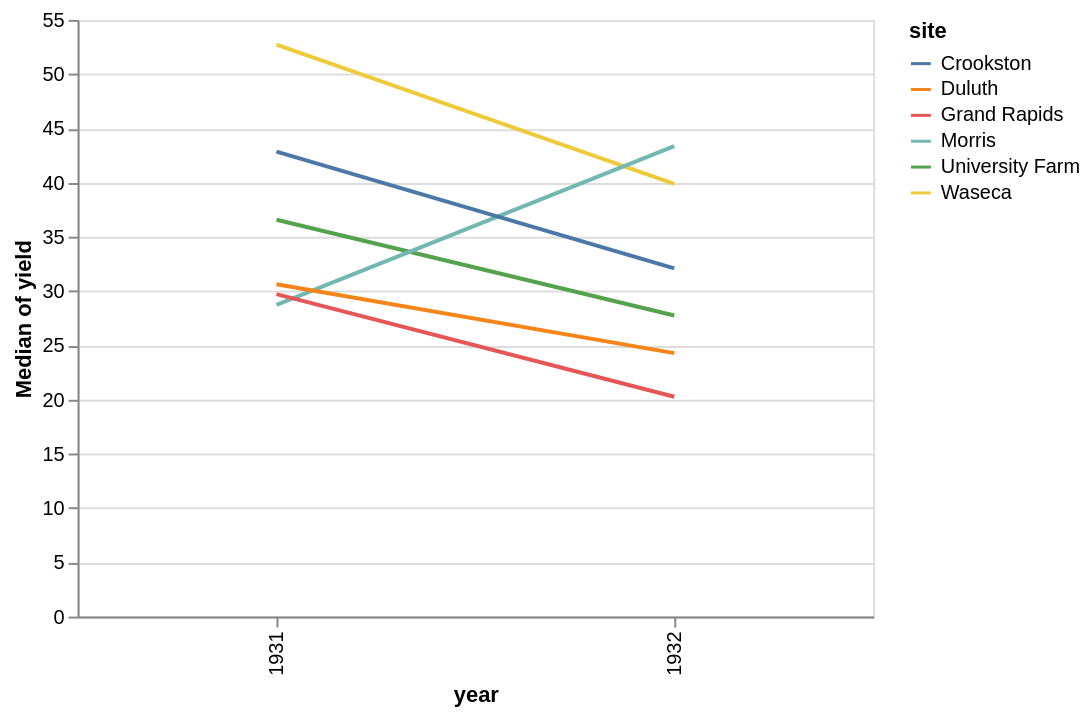

This figure's Vega-Lite source:
### Vega-Lite specification from a JSON file in a GitHub repository (floating-point values rounded to 4 significant figures)
{"config": {"view": {"height": 300, "width": 400}}, "encoding": {"y": {"aggregate": "median", "field": "yield", "type": "quantitative"}, "x": {"field": "year", "type": "nominal"}, "color": {"field": "site", "type": "nominal"}}, "data": {"values": [{"variety": "Manchuria", "yield": 27.0, "site": "University Farm", "year": "1931"}, {"variety": "Manchuria", "yield": 48.87, "site": "Waseca", "year": "1931"}, {"variety": "Manchuria", "yield": 27.43, "site": "Morris", "year": "1931"}, {"variety": "Manchuria", "yield": 39.93, "site": "Crookston", "year": "1931"}, {"variety": "Manchuria", "yield": 32.97, "site": "Grand Rapids", "year": "1931"}, {"variety": "Manchuria", "yield": 28.97, "site": "Duluth", "year": "1931"}, {"variety": "Glabron", "yield": 43.07, "site": "University Farm", "year": "1931"}, {"variety": "Glabron", "yield": 55.2, "site": "Waseca", "year": "1931"}, {"variety": "Glabron", "yield": 28.77, "site": "Morris", "year": "1931"}, {"variety": "Glabron", "yield": 38.13, "site": "Crookston", "year": "1931"}, {"variety": "Glabron", "yield": 29.13, "site": "Grand Rapids", "year": "1931"}, {"variety": "Glabron", "yield": 29.67, "site": "Duluth", "year": "1931"}, {"variety": "Svansota", "yield": 35.13, "site": "University Farm", "year": "1931"}, {"variety": "Svansota", "yield": 47.33, "site": "Waseca", "year": "1931"}, {"variety": "Svansota", "yield": 25.77, "site": "Morris", "year": "1931"}, {"variety": "Svansota", "yield": 40.47, "site": "Crookston", "year": "1931"}, {"variety": "Svansota", "yield": 29.67, "site": "Grand Rapids", "year": "1931"}, {"variety": "Svansota", "yield": 25.7, "site": "Duluth", "year": "1931"}, {"variety": "Velvet", "yield": 39.9, "site": "University Farm", "year": "1931"}, {"variety": "Velvet", "yield": 50.23, "site": "Waseca", "year": "1931"}, {"variety": "Velvet", "yield": 26.13, "site": "Morris", "year": "1931"}, {"variety": "Velvet", "yield": 41.33, "site": "Crookston", "year": "1931"}, {"variety": "Velvet", "yield": 23.03, "site": "Grand Rapids", "year": "1931"}, {"variety": "Velvet", "yield": 26.3, "site": "Duluth", "year": "1931"}, {"variety": "Trebi", "yield": 36.57, "site": "University Farm", "year": "1931"}, {"variety": "Trebi", "yield": 63.83, "site": "Waseca", "year": "1931"}, {"variety": "Trebi", "yield": 43.77, "site": "Morris", "year": "1931"}, {"variety": "Trebi", "yield": 46.93, "site": "Crookston", "year": "1931"}, {"variety": "Trebi", "yield": 29.77, "site": "Grand Rapids", "year": "1931"}, {"variety": "Trebi", "yield": 33.93, "site": "Duluth", "year": "1931"}, {"variety": "No. 457", "yield": 43.27, "site": "University Farm", "year": "1931"}, {"variety": "No. 457", "yield": 58.1, "site": "Waseca", "year": "1931"}, {"variety": "No. 457", "yield": 28.7, "site": "Morris", "year": "1931"}, {"variety": "No. 457", "yield": 45.67, "site": "Crookston", "year": "1931"}, {"variety": "No. 457", "yield": 32.17, "site": "Grand Rapids", "year": "1931"}, {"variety": "No. 457", "yield": 33.6, "site": "Duluth", "year": "1931"}, {"variety": "No. 462", "yield": 36.6, "site": "University Farm", "year": "1931"}, {"variety": "No. 462", "yield": 65.77, "site": "Waseca", "year": "1931"}, {"variety": "No. 462", "yield": 30.37, "site": "Morris", "year": "1931"}, {"variety": "No. 462", "yield": 48.57, "site": "Crookston", "year": "1931"}, {"variety": "No. 462", "yield": 24.93, "site": "Grand Rapids", "year": "1931"}, {"variety": "No. 462", "yield": 28.1, "site": "Duluth", "year": "1931"}, {"variety": "Peatland", "yield": 32.77, "site": "University Farm", "year": "1931"}, {"variety": "Peatland", "yield": 48.57, "site": "Waseca", "year": "1931"}, {"variety": "Peatland", "yield": 29.87, "site": "Morris", "year": "1931"}, {"variety": "Peatland", "yield": 41.6, "site": "Crookston", "year": "1931"}, {"variety": "Peatland", "yield": 34.7, "site": "Grand Rapids", "year": "1931"}, {"variety": "Peatland", "yield": 32.0, "site": "Duluth", "year": "1931"}, {"variety": "No. 475", "yield": 24.67, "site": "University Farm", "year": "1931"}, {"variety": "No. 475", "yield": 46.77, "site": "Waseca", "year": "1931"}, {"variety": "No. 475", "yield": 22.6, "site": "Morris", "year": "1931"}, {"variety": "No. 475", "yield": 44.1, "site": "Crookston", "year": "1931"}, {"variety": "No. 475", "yield": 19.7, "site": "Grand Rapids", "year": "1931"}, {"variety": "No. 475", "yield": 33.07, "site": "Duluth", "year": "1931"}, {"variety": "Wisconsin No. 38", "yield": 39.3, "site": "University Farm", "year": "1931"}, {"variety": "Wisconsin No. 38", "yield": 58.8, "site": "Waseca", "year": "1931"}, {"variety": "Wisconsin No. 38", "yield": 29.47, "site": "Morris", "year": "1931"}, {"variety": "Wisconsin No. 38", "yield": 49.87, "site": "Crookston", "year": "1931"}, {"variety": "Wisconsin No. 38", "yield": 34.47, "site": "Grand Rapids", "year": "1931"}, {"variety": "Wisconsin No. 38", "yield": 31.6, "site": "Duluth", "year": "1931"}, {"variety": "Manchuria", "yield": 26.9, "site": "University Farm", "year": "1932"}, {"variety": "Manchuria", "yield": 33.47, "site": "Waseca", "year": "1932"}, {"variety": "Manchuria", "yield": 34.37, "site": "Morris", "year": "1932"}, {"variety": "Manchuria", "yield": 32.97, "site": "Crookston", "year": "1932"}, {"variety": "Manchuria", "yield": 22.13, "site": "Grand Rapids", "year": "1932"}, {"variety": "Manchuria", "yield": 22.57, "site": "Duluth", "year": "1932"}, {"variety": "Glabron", "yield": 36.8, "site": "University Farm", "year": "1932"}, {"variety": "Glabron", "yield": 37.73, "site": "Waseca", "year": "1932"}, {"variety": "Glabron", "yield": 35.13, "site": "Morris", "year": "1932"}, {"variety": "Glabron", "yield": 26.17, "site": "Crookston", "year": "1932"}, {"variety": "Glabron", "yield": 14.43, "site": "Grand Rapids", "year": "1932"}, {"variety": "Glabron", "yield": 25.87, "site": "Duluth", "year": "1932"}, {"variety": "Svansota", "yield": 27.43, "site": "University Farm", "year": "1932"}, {"variety": "Svansota", "yield": 38.5, "site": "Waseca", "year": "1932"}, {"variety": "Svansota", "yield": 35.03, "site": "Morris", "year": "1932"}, {"variety": "Svansota", "yield": 20.63, "site": "Crookston", "year": "1932"}, {"variety": "Svansota", "yield": 16.63, "site": "Grand Rapids", "year": "1932"}, {"variety": "Svansota", "yield": 22.23, "site": "Duluth", "year": "1932"}, {"variety": "Velvet", "yield": 26.8, "site": "University Farm", "year": "1932"}, {"variety": "Velvet", "yield": 37.4, "site": "Waseca", "year": "1932"}, {"variety": "Velvet", "yield": 38.83, "site": "Morris", "year": "1932"}, {"variety": "Velvet", "yield": 32.07, "site": "Crookston", "year": "1932"}, {"variety": "Velvet", "yield": 32.23, "site": "Grand Rapids", "year": "1932"}, {"variety": "Velvet", "yield": 22.47, "site": "Duluth", "year": "1932"}, {"variety": "Trebi", "yield": 29.07, "site": "University Farm", "year": "1932"}, {"variety": "Trebi", "yield": 49.23, "site": "Waseca", "year": "1932"}, {"variety": "Trebi", "yield": 46.63, "site": "Morris", "year": "1932"}, {"variety": "Trebi", "yield": 41.83, "site": "Crookston", "year": "1932"}, {"variety": "Trebi", "yield": 20.63, "site": "Grand Rapids", "year": "1932"}, {"variety": "Trebi", "yield": 30.6, "site": "Duluth", "year": "1932"}, {"variety": "No. 457", "yield": 26.43, "site": "University Farm", "year": "1932"}, {"variety": "No. 457", "yield": 42.2, "site": "Waseca", "year": "1932"}, {"variety": "No. 457", "yield": 43.53, "site": "Morris", "year": "1932"}, {"variety": "No. 457", "yield": 34.33, "site": "Crookston", "year": "1932"}, {"variety": "No. 457", "yield": 19.47, "site": "Grand Rapids", "year": "1932"}, {"variety": "No. 457", "yield": 22.7, "site": "Duluth", "year": "1932"}, {"variety": "No. 462", "yield": 25.57, "site": "University Farm", "year": "1932"}, {"variety": "No. 462", "yield": 44.7, "site": "Waseca", "year": "1932"}, {"variety": "No. 462", "yield": 47.0, "site": "Morris", "year": "1932"}, {"variety": "No. 462", "yield": 30.53, "site": "Crookston", "year": "1932"}, {"variety": "No. 462", "yield": 19.9, "site": "Grand Rapids", "year": "1932"}, {"variety": "No. 462", "yield": 22.5, "site": "Duluth", "year": "1932"}, {"variety": "Peatland", "yield": 28.07, "site": "University Farm", "year": "1932"}, {"variety": "Peatland", "yield": 36.03, "site": "Waseca", "year": "1932"}, {"variety": "Peatland", "yield": 43.2, "site": "Morris", "year": "1932"}, {"variety": "Peatland", "yield": 25.23, "site": "Crookston", "year": "1932"}, {"variety": "Peatland", "yield": 26.77, "site": "Grand Rapids", "year": "1932"}, {"variety": "Peatland", "yield": 31.37, "site": "Duluth", "year": "1932"}, {"variety": "No. 475", "yield": 30.0, "site": "University Farm", "year": "1932"}, {"variety": "No. 475", "yield": 41.27, "site": "Waseca", "year": "1932"}, {"variety": "No. 475", "yield": 44.23, "site": "Morris", "year": "1932"}, {"variety": "No. 475", "yield": 32.13, "site": "Crookston", "year": "1932"}, {"variety": "No. 475", "yield": 15.23, "site": "Grand Rapids", "year": "1932"}, {"variety": "No. 475", "yield": 27.37, "site": "Duluth", "year": "1932"}, {"variety": "Wisconsin No. 38", "yield": 38.0, "site": "University Farm", "year": "1932"}, {"variety": "Wisconsin No. 38", "yield": 58.17, "site": "Waseca", "year": "1932"}, {"variety": "Wisconsin No. 38", "yield": 47.17, "site": "Morris", "year": "1932"}, {"variety": "Wisconsin No. 38", "yield": 35.9, "site": "Crookston", "year": "1932"}, {"variety": "Wisconsin No. 38", "yield": 20.67, "site": "Grand Rapids", "year": "1932"}, {"variety": "Wisconsin No. 38", "yield": 29.33, "site": "Duluth", "year": "1932"}]}, "mark": "line", "$schema": "https://vega.github.io/schema/vega-lite/v2.4.1.json"}
